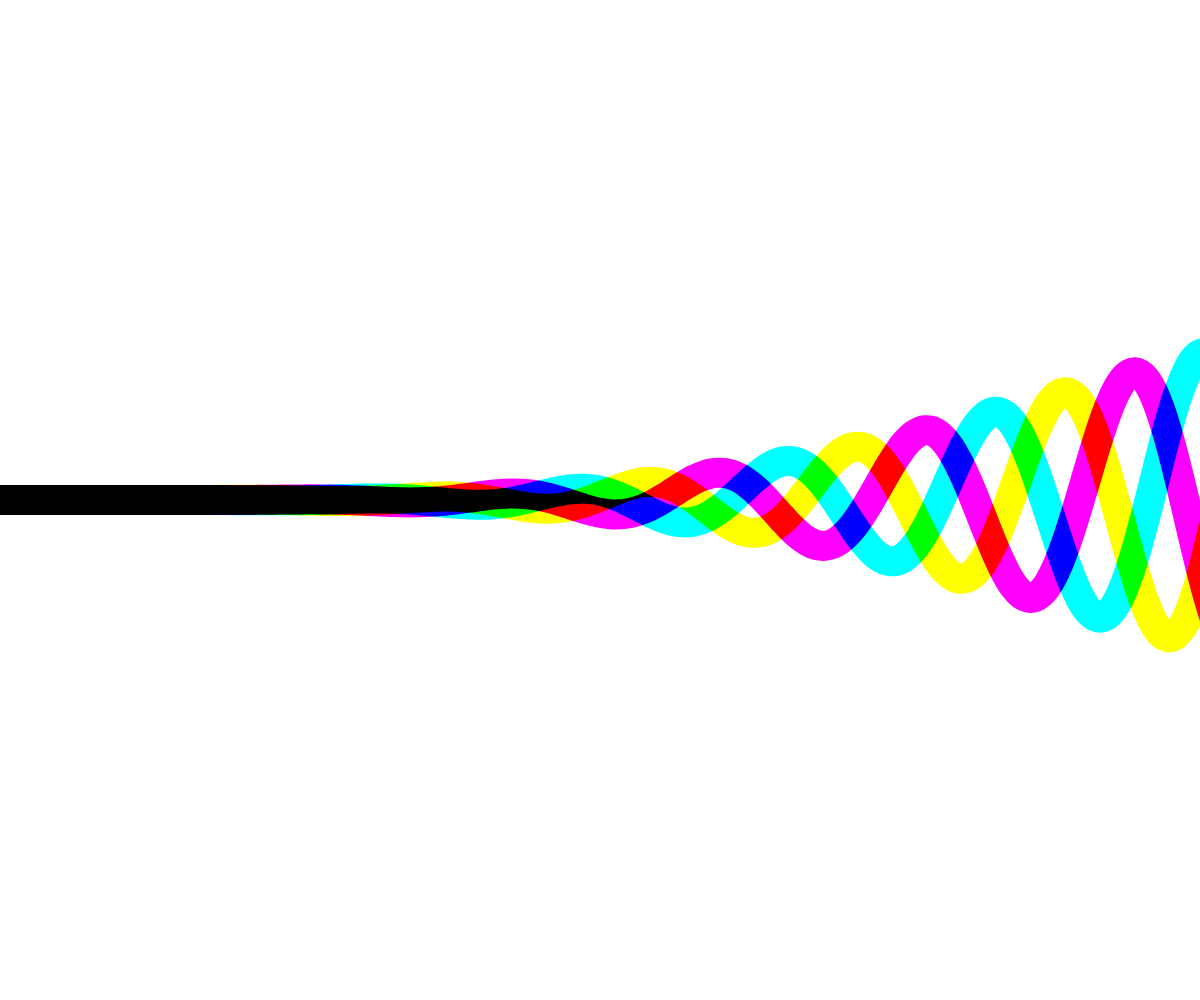
Frame 1 (no input)
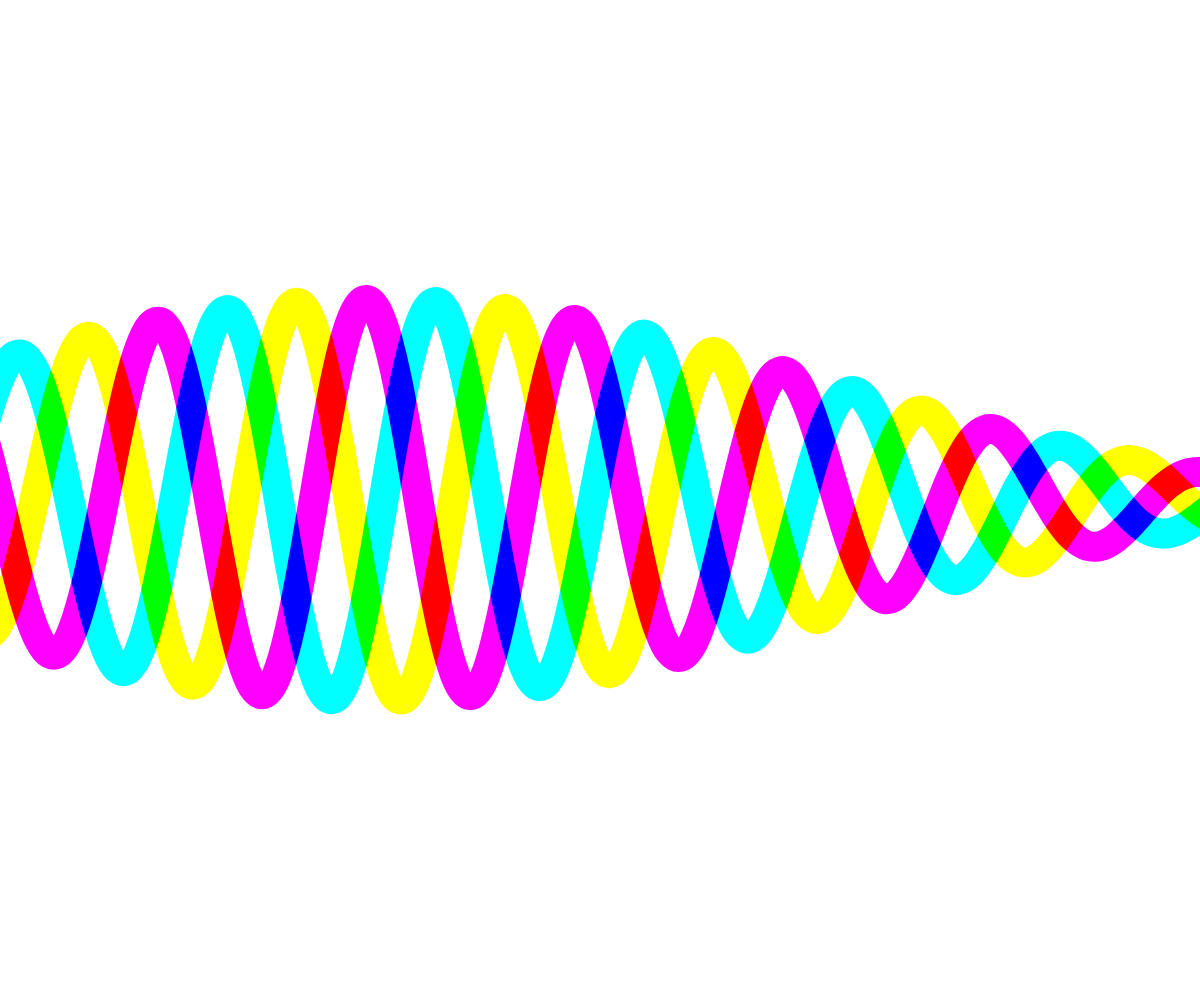
Frame 60 (no input)
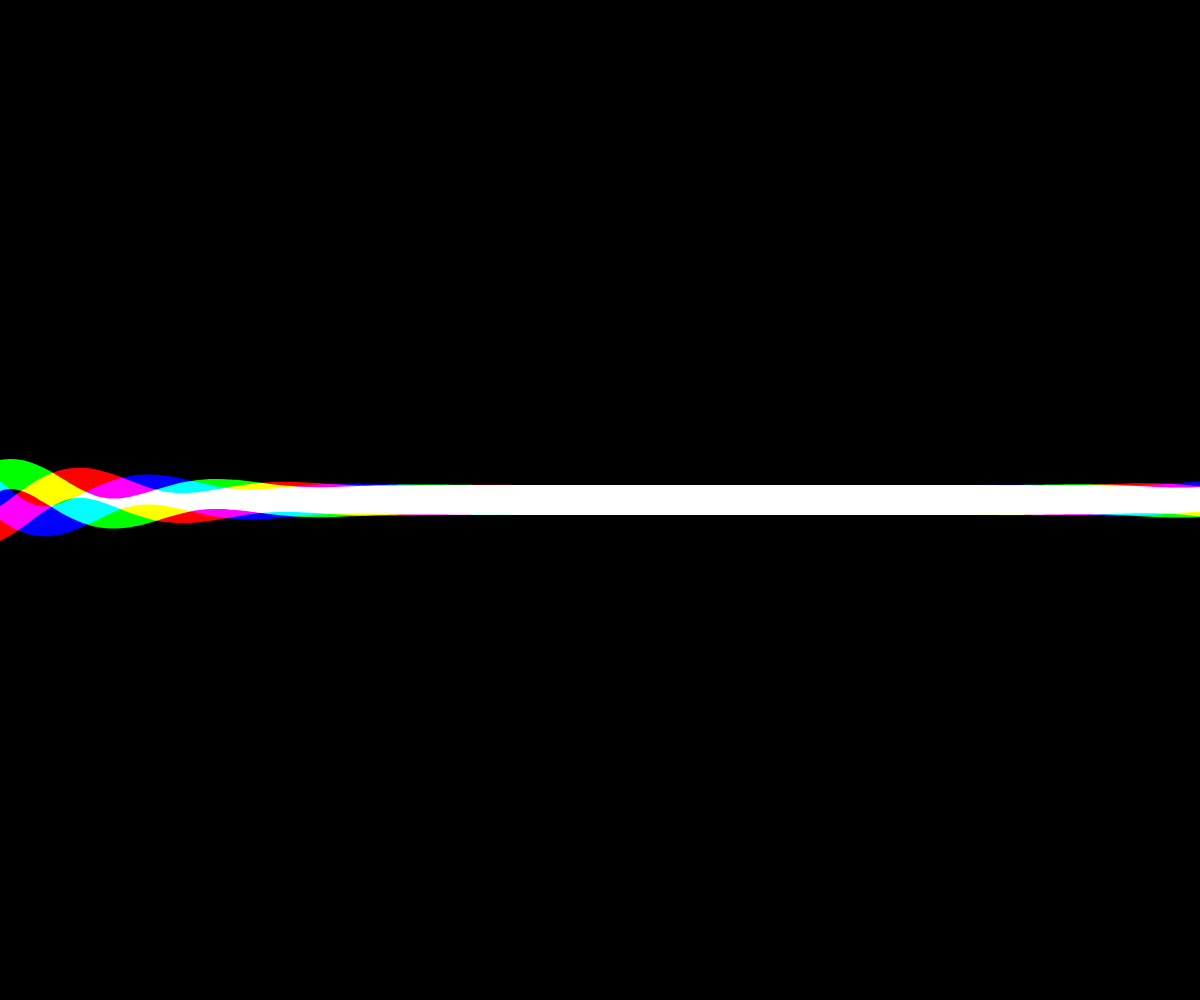
Frame 120 (the mouse pressed at the canvas centre since frame 60)

The p5.js sketch that drew these frames (run headless with seeded random() and noise() and a simulated clock; from frame 60 on, the mouse is pressed at the canvas centre):

// p5.js sketch
// ── sketch.js
var colors;
var backdrop;

function setup() {
    createCanvas(windowWidth, windowHeight);

    colors = [
        color(255, 0, 0), // red
        color(0, 255, 0), // green
        color(0, 0, 255), // blue
    ];

    backdrop = 0;
}

function draw() {
    blendMode(BLEND); // default blending mode

    if (backdrop == 0) {
        background(255);
        blendMode(EXCLUSION); // takes the difference of the underlying colros
    } else {
        background(0);
        blendMode(SCREEN); // uses the inverse of colors
    }
    noFill(); // draw outline only
    strokeWeight(30);
    for (var i = 0; i < 3; i++) {
        stroke(colors[i]);
        beginShape();
        for (var w = -25; w < width + 25; w += 5) {
            var h = height / 2;
            h += 200 * sin(w * 0.03 + frameCount * 0.07 + i * TWO_PI / 3) * pow(abs(sin(w * 0.001 + frameCount * 0.02)), 5);
            curveVertex(w, h); 
        }
        endShape();
    }
}

function mousePressed() {
    if (backdrop == 0) {
        backdrop = 1;
    } else {
        backdrop = 0;
    }
}
